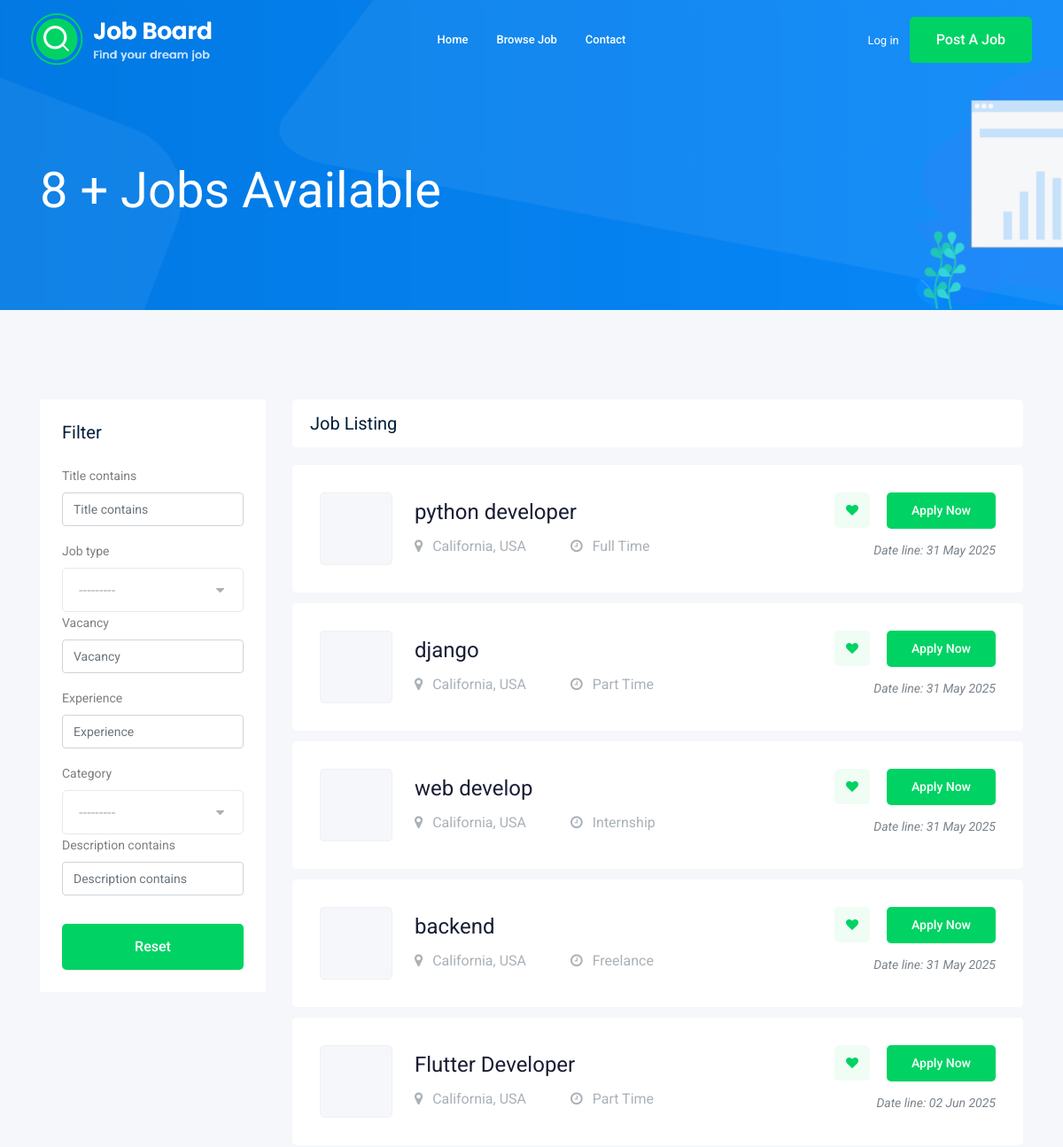
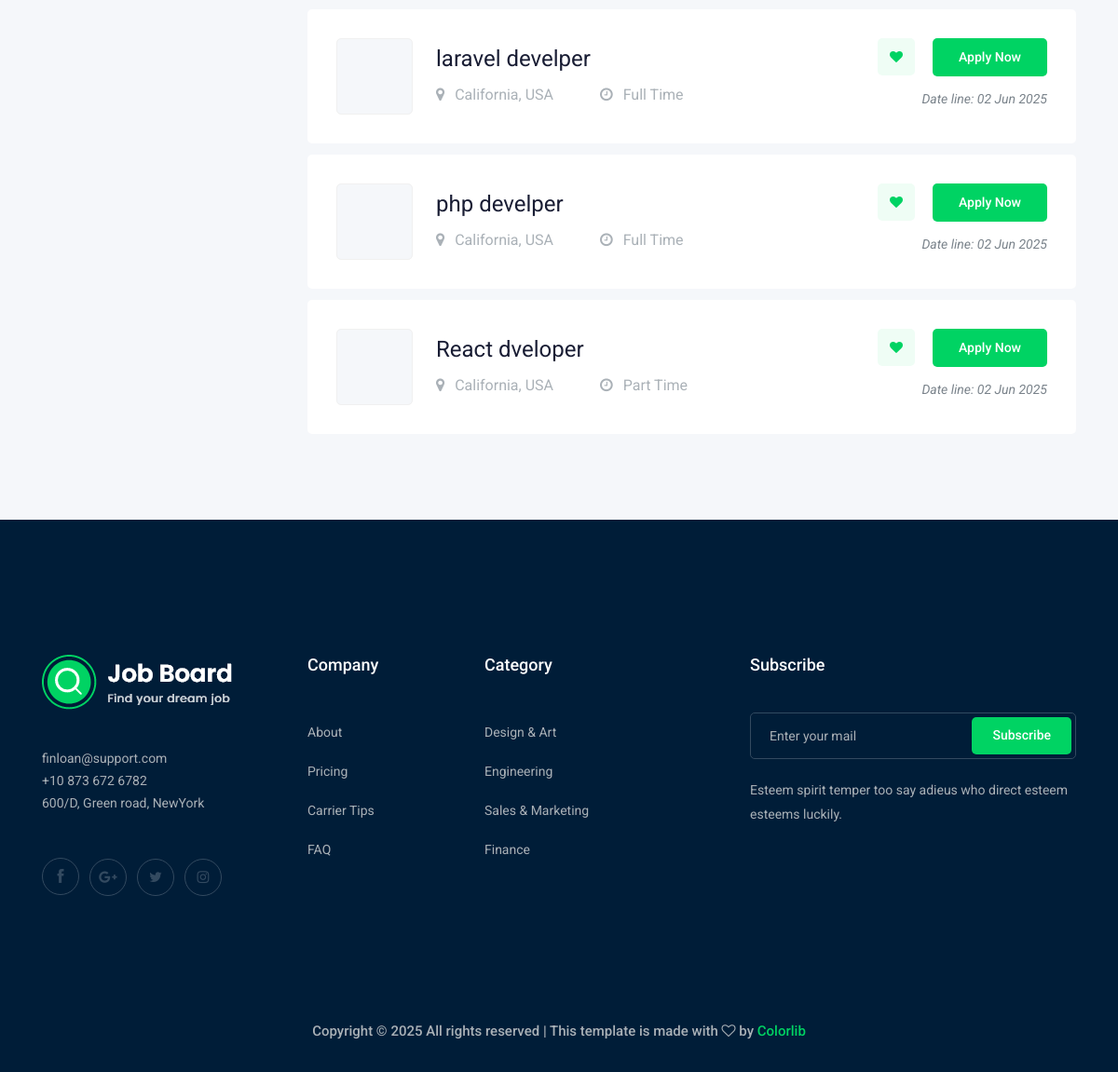
Screenshot of /jobs/ with the database file from the repository (2 pictures, top to bottom).
### job/models.py (models this page shows, shortened)
class Job(models.Model):
    JOB_TYPE = (("Full Time", "Full Time"), ("Part Time", "Part Time"), ("Internship", "Internship"), ("Freelance", "Freelance"))
    owner = models.ForeignKey(User, on_delete=models.CASCADE, related_name='job_owner')
    title = models.CharField(max_length=100)
    job_type = models.CharField(choices=JOB_TYPE)
    description = models.TextField(max_length=500)
    published_at = models.DateTimeField(auto_now=True)
    vacancy = models.IntegerField(default=1)
    salary = models.IntegerField(default=0)
    experience = models.IntegerField(default=1)
    category = models.ForeignKey("Category", on_delete=models.CASCADE)
    image = models.ImageField(upload_to=upload_to)
    slug = models.SlugField(blank=True, null=True)
    def __str__(self):
        return self.title

### job/views.py (the view)
# urls.py: path('',views.job_list, name='job_list'),
def job_list(request):
    job_list = Job.objects.all()
    myfilter = JobFilter(request.GET, queryset=job_list)
    job_list = myfilter.qs
    context = {"jobs": job_list, "myfilter": myfilter}
    return render(request, "job/job_list.html", context)

### job/models.py (called while the page is built)
    def __str__(self):
        return self.name

### job/templates/job/job_list.html (shortened to what this page needs)
{% extends 'base.html' %}
{% load django_bootstrap5 %}
{% block title %} Job Board {% endblock title %} {%block body %}
<div class="bradcam_area bradcam_bg_1">
  <div class="container">
    <div class="row">
      <div class="col-xl-12">
        <div class="bradcam_text">
          <h3>{{jobs|length}} + Jobs Available</h3>
        </div>
      </div>
    </div>
  </div>
</div>
<div class="job_listing_area plus_padding">
  <div class="container">
    <div class="row">
      <div class="col-lg-3">
        <div class="job_filter white-bg">
          <div class="form_inner white-bg">
            <h3>Filter</h3>
            <form method="get">
              {% bootstrap_form myfilter.form %}
              <div class="reset_btn">
                <button class="boxed-btn3 w-100 mt-3" type="submit">Reset</button>
              </div>
            </form>
          </div>
        </div>
      </div>
      <div class="col-lg-9">
        <div class="recent_joblist_wrap">
          <div class="recent_joblist white-bg">
            <div class="row align-items-center">
              <div class="col-md-6">
                <h4>Job Listing</h4>
              </div>
              <div class="col-md-6"></div>
            </div>
          </div>
        </div>
        <div class="job_lists m-0">
          <div class="row">
            {% for job in jobs %}
            <div class="col-lg-12 col-md-12">
              <div class="single_jobs white-bg d-flex justify-content-between">
                <div class="jobs_left d-flex align-items-center">
                  <div class="thumb">
                  </div>
                  <div class="jobs_conetent">
                    <a href="{% url 'jobs:job_detail' job.slug %}"
                      ><h4>{{job}}</h4></a
                    >
                    <div class="links_locat d-flex align-items-center">
                      <div class="location">
                        <p><i class="fa fa-map-marker"></i> California, USA</p>
                      </div>
                      <div class="location">
                        <p><i class="fa fa-clock-o"></i> {{ job.job_type }}</p>
                      </div>
                    </div>
                  </div>
                </div>
                <div class="jobs_right">
                  <div class="apply_now">
                    <a class="heart_mark" href="#"
                      ><i class="fa fa-heart"></i
                    ></a>
                    <a
                      href="{% url 'jobs:job_detail' job.slug %}"
                      class="boxed-btn3"
                      >Apply Now</a
                    >
                  </div>
                  <div class="date">
                    <p>Date line: {{ job.published_at | date:"d M Y" }}</p>
                  </div>
                </div>
              </div>
            </div>
            {% endfor %}
          </div>
        </div>
      </div>
    </div>
  </div>
</div>
{% endblock %}

### rows the page displays
Job: title "python developer", job_type "Full Time", published_at "31 May 2025"
Job: title "django", job_type "Part Time", published_at "31 May 2025"
Job: title "web develop", job_type "Internship", published_at "31 May 2025"
Job: title "backend", job_type "Freelance", published_at "31 May 2025"
Job: title "Flutter Developer", job_type "Part Time", published_at "02 Jun 2025"
Job: title "laravel develper", job_type "Full Time", published_at "02 Jun 2025"
Job: title "php develper", job_type "Full Time", published_at "02 Jun 2025"
Job: title "React dveloper", job_type "Part Time", published_at "02 Jun 2025"

### other values shown
{{ jobs|length }} "8"
